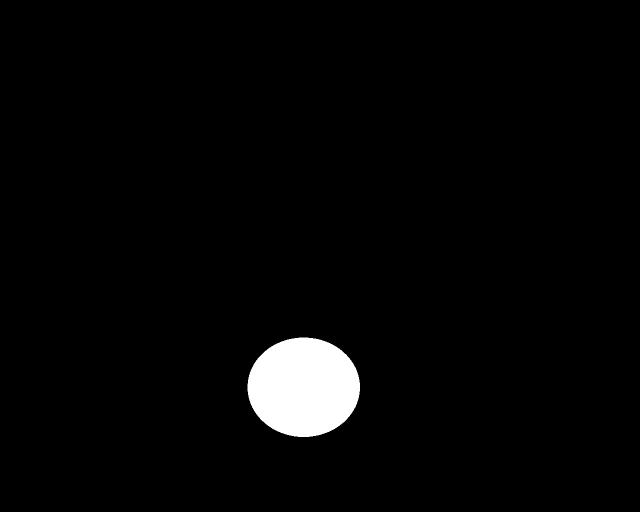
#> input picture data/DefectsMasks/Image0_2.jpg, 1280 x 1024 px, given as the content of the folder ../data/NoDefects, which was not available (shown at 1/2 size)
$ python generate_spattering_images.py
#> lines starting #> are read from the running program, lines starting #| are printed output that depends on the picture; after the words box and inside, x2 and y2 are one past the last pixel; in counts of white or black regions, pixels touching at a corner belong together; pictures that were not available may be replaced by others from this repository, and a replacement may not be noted
### src/utils/spattering.py
import numpy as np
import cv2
import random
import argparse
from scipy.spatial.distance import cdist
from PIL import Image
import matplotlib.pyplot as plt


def generate_random_points(min_dist, max_points):
#> called with min_dist = 0, max_points = 600
    min_c, max_c = 500, 1040
    min_r, max_r = 330, 700

    max_points = random.randint(max_points-100, max_points+100)

    center = np.array([random.randint(min_r, max_r), random.randint(min_c, max_c)])

    points = []

    while len(points) < max_points :
        candidate_point = int(np.random.normal(center[0], random.randint(20,50))), int(np.random.normal(center[1], random.randint(20,50)))

        if len(points) == 0:
            points.append(candidate_point)
        else:
            distances = cdist([candidate_point], points)
            if np.all(distances >= min_dist):
                points.append(candidate_point)

    return points

def proliferate_points_randomly(image, points, max_spread, darkest_gray, lightest_gray, new_origin_threshold: float = 0.7):

#> called with max_spread = 10, darkest_gray = 160, lightest_gray = 170, new_origin_threshold = 0.7
    directions = [(-1, 0), (1, 0), (0, -1), (0, 1), (-1, -1), (-1, 1), (1, -1), (1, 1)]  # 8 possible directions
    directions_weights = [0.2, 0.2, 0.2, 0.2, 0.05, 0.05, 0.05, 0.05]
    for point in points:
        x, y = point
        tot_spread_count = random.randint(1, max_spread)
        spread_count = 0
        gray_color = (darkest_gray, darkest_gray, darkest_gray)
        image[x,y] = gray_color

        while  spread_count < tot_spread_count:
            # Randomly choose a direction to spread
            dx, dy = random.choices(directions,weights=directions_weights, k=1)[0]
            new_x, new_y = x + dx, y + dy

            if 0 <= new_x < image.shape[0] and 0 <= new_y < image.shape[1]:
                # Set a random gray intensity for the spread point
                #intensity = random.randint(darkest_gray, lightest_gray)
                gray_color = (lightest_gray, lightest_gray, lightest_gray)
                if np.all(image[new_x, new_y] == 255):
                    image[new_x, new_y] = gray_color
                    spread_count += 1
                else:
                    # Darken the pixel if it's already set
                    current_intensity = int(np.mean(image[new_x, new_y]))
                    new_intensity = random.randint(darkest_gray, current_intensity)
                    gray_color = (new_intensity, new_intensity, new_intensity)
                    image[new_x, new_y] = gray_color
                    if random.random() > new_origin_threshold:
                        x, y = new_x, new_y  # Move the spread origin to this new point

    return image

def generate_images_with_random_proliferation(min_dist, max_points, max_spread, darkest_gray, lightest_gray):
    # Generate random points on the white areas of the mask
    points = generate_random_points(min_dist, max_points)

    # Create an empty RGB image for proliferation
    gray_image_rgb = np.ones((1024, 1280, 3), dtype=np.uint8)*255

    # Proliferate points on the RGB image randomly
    gray_image_rgb = proliferate_points_randomly(gray_image_rgb, points, max_spread, darkest_gray, lightest_gray)

    # Create a binary image from the RGB image
    binary_image = np.any(gray_image_rgb < 255, axis=-1).astype(np.uint8) * 255

    return gray_image_rgb, binary_image

# [50 lines that do not run on import are left out]

### src/generate_spattering_images.py
import numpy as np
import argparse
import shutil
import random
import os
from utils.spattering import generate_images_with_random_proliferation
from PIL import Image


def clear_old_spattering_generations(end_true_masks, defects_masks_path, defects_paths):
    for folder_name in os.listdir(defects_masks_path):
        folder_path = os.path.join(defects_masks_path, folder_name)
        index = int(folder_name.split('Image')[-1])
        if os.path.isdir(folder_path) and index > end_true_masks:
            shutil.rmtree(folder_path)

    for folder_name in os.listdir(defects_paths):
        folder_path = os.path.join(defects_paths, folder_name)
        index = int(folder_name.split('Image')[-1])
        if os.path.isdir(folder_path) and index > end_true_masks:
            shutil.rmtree(folder_path)

    print("Old spattering generations deleted!")

def dumb_harmonization(background, spattering, mask_spattering):
    # Ensure inputs are numpy arrays
    background = np.asarray(background, dtype=np.float32)
    spattering = np.asarray(spattering, dtype=np.float32)
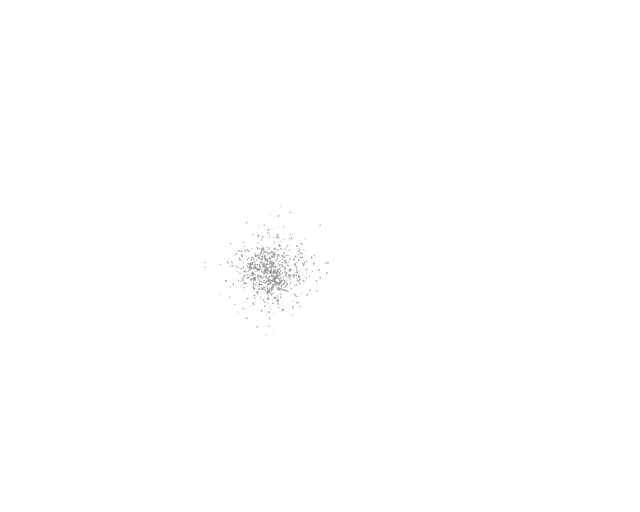
#> spattering: shape (1024, 1280) float32 (shown at 1/2 size); min 160, max 255, mean 254.7
    mask_spattering = np.asarray(mask_spattering, dtype=np.float32)
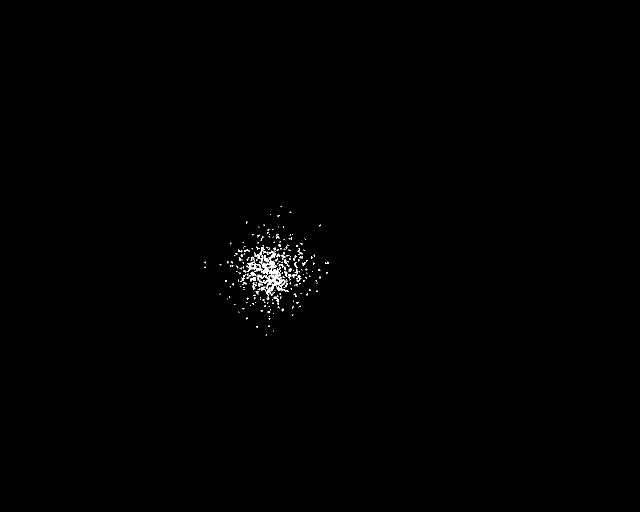
#> mask_spattering: shape (1024, 1280) float32 (shown at 1/2 size); 0.34% white in thin lines or dots, all inside (x1, y1, x2, y2) = (409, 412, 658, 671)

    # Calculate the difference between the spattering intensity and the background intensity
    intensity_difference = np.abs(spattering - background)
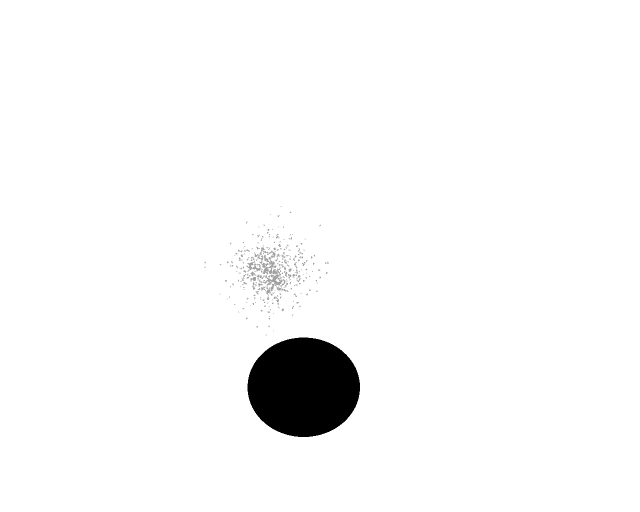
#> intensity_difference: shape (1024, 1280) float32 (shown at 1/2 size); min 0, max 255, mean 247.9

    # Threshold to determine when to increase contrast
    similarity_threshold = 10  # Adjust this value to define "enough similar"

    spattering[intensity_difference<=similarity_threshold] *= .9
#> spattering: shape (1024, 1280) float32; 2.68% of pixels changed, all inside (x1, y1, x2, y2) = (495, 675, 720, 874)
    spattering = np.clip(spattering, 0, 255)

    return spattering.astype(np.uint8)
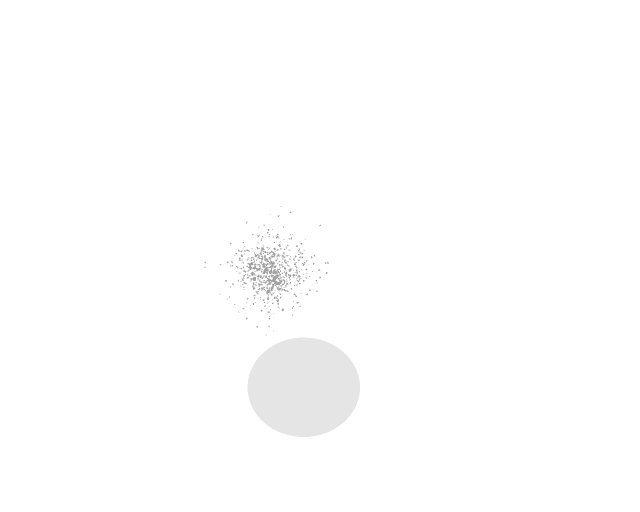
#> returned value: shape (1024, 1280) (shown at 1/2 size); min 160, max 255, mean 254

if __name__ == '__main__':
    parser = argparse.ArgumentParser(description='Generate synthetic images')
    parser.add_argument('--min_dist', type=int, help='Minimum distance between points', dest='MIN_DIST', default=0)
    parser.add_argument('--max_points', type=int, help='Max number of points in the area', dest='MAX_POINTS', default=600)
    parser.add_argument('--max_spread', type=int, help='Maximum spread among points', dest='MAX_SPREAD', default=10)
    parser.add_argument('--darkest_gray', type=int, help='The hexadecimal value for the darkest gray', dest='DARKEST_GRAY', default=160)
    parser.add_argument('--lightest_gray', type=int, help='The hexadecimal value for the lightest gray', dest='LIGHTEST_GRAY', default=170)
    args = parser.parse_args()

    BASE_PATH = '../data'  # Replace with your base directory path
    DEFECTS_PATH = os.path.join(BASE_PATH, 'Defects')
    NODEFECTS_PATH = os.path.join(BASE_PATH, 'NoDefects')
    DEFECTS_MASKS_PATH = os.path.join(BASE_PATH, 'DefectsMasks')
    SPATTERING_REGIONS_PATH = os.path.join(BASE_PATH, 'SpatteringRegions')

    N_SPATTERING_IMAGES = 10
    START_SPATTERING_INDEX = 50
    END_TRUE_MASK_INDEX = 47

    # clear_old_spattering_generations(END_TRUE_MASK_INDEX, DEFECTS_MASKS_PATH, DEFECTS_PATH)

    list_nodefects_paths = [ os.path.join(NODEFECTS_PATH, image_name) for image_name in os.listdir(NODEFECTS_PATH) if image_name.endswith('.jpg') ]

    print("Generating spattering images...")
    print(f'0/{N_SPATTERING_IMAGES}', end='\r')

    for i in range(N_SPATTERING_IMAGES):
        current_nodefect_path = random.choice(list_nodefects_paths)

        current_nodefect = Image.open(current_nodefect_path).convert('L')

        spattering, spattering_mask = generate_images_with_random_proliferation(
            min_dist=args.MIN_DIST, max_points=args.MAX_POINTS, max_spread=args.MAX_SPREAD, darkest_gray=args.DARKEST_GRAY, lightest_gray=args.LIGHTEST_GRAY
        )

        spattering = np.array(Image.fromarray(spattering).convert('L'))

        spattering = dumb_harmonization(np.array(current_nodefect), spattering, spattering_mask)

        current_nodefect.convert('RGB')

        spattering = Image.fromarray(spattering).convert('RGB')
#> spattering: PIL image 1280x1024 RGB
        spattering_mask = Image.fromarray(spattering_mask).convert('L')
        current_nodefect.paste(spattering, (0, 0), spattering_mask)

        #save grountruth spattering image
        foldername=f'Image{START_SPATTERING_INDEX+i}'

        newdefect_spattering_filename=f'{foldername}.jpg'
        os.makedirs(os.path.join(DEFECTS_PATH, foldername), exist_ok=True)
        newdefect_spattering_path = os.path.join(DEFECTS_PATH, foldername)
        current_nodefect.save(os.path.join(newdefect_spattering_path, newdefect_spattering_filename))

        #save spattering masks
        newdefect_mask_filename = f'{foldername}_PD_01_Spattering.png'
        newdefect_mask_union_filename = f'{foldername}_Mask_00.png'
        os.makedirs(os.path.join(DEFECTS_MASKS_PATH, foldername), exist_ok=True)
        spattering_mask.save(os.path.join(DEFECTS_MASKS_PATH, foldername, newdefect_mask_filename))
        spattering_mask.save(os.path.join(DEFECTS_MASKS_PATH, foldername, newdefect_mask_union_filename))

        print(f'{i+1}/{N_SPATTERING_IMAGES}', end='\r')

    print("Done!")
